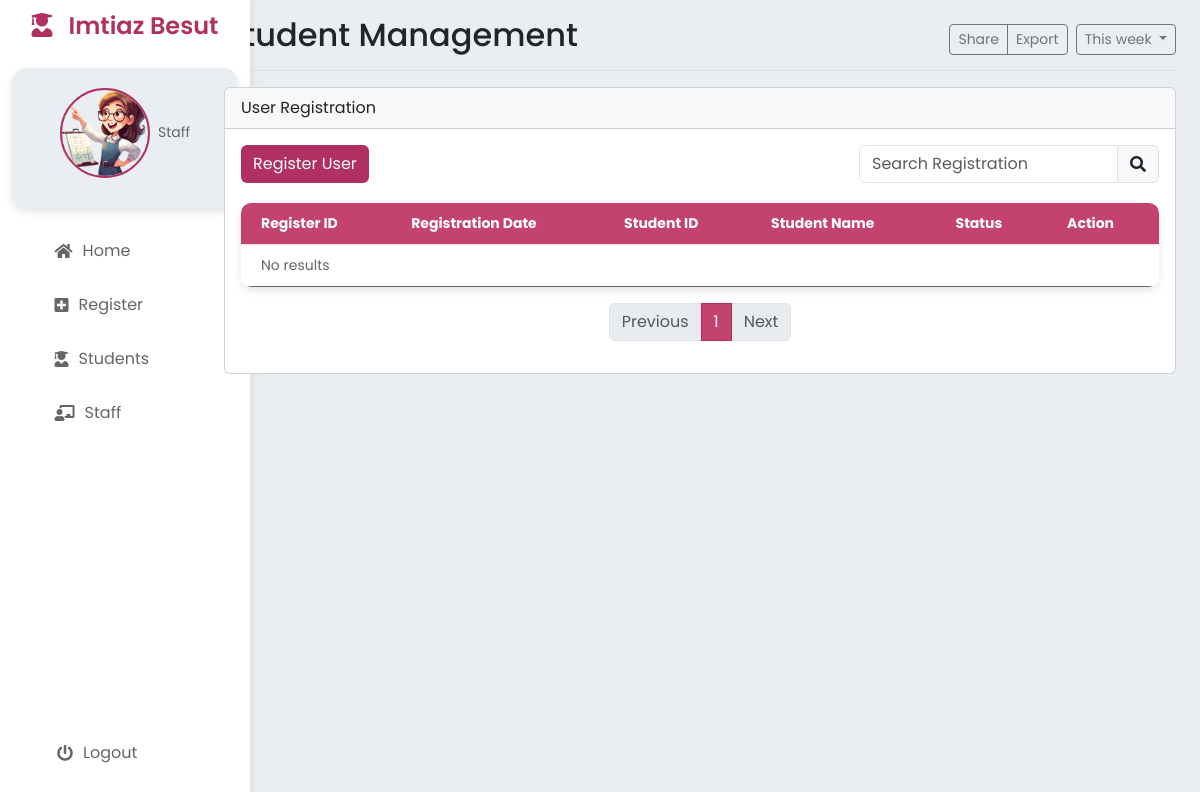
The page /StaffRegister.php on the database as committed earlier.
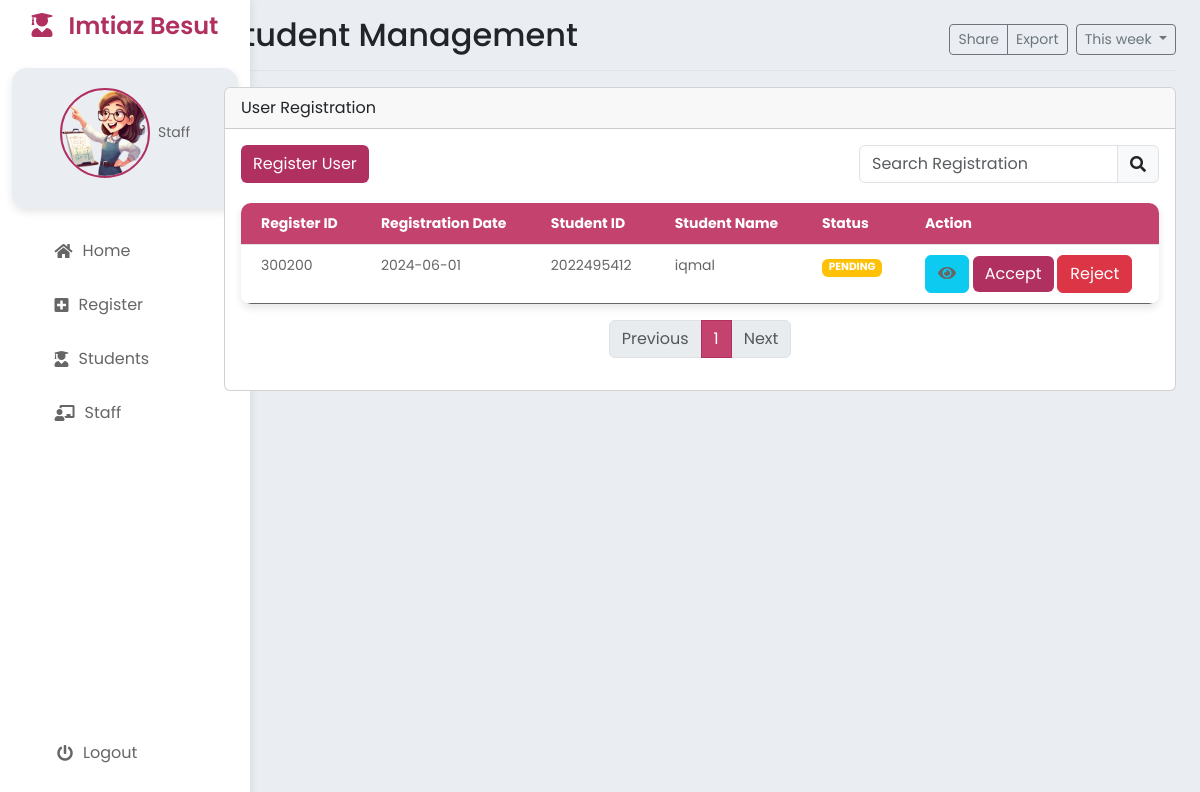
The same page on the database as committed later.
### tables this page shows
CREATE TABLE `register` (
  `registerID` int NOT NULL,
  `registerDate` date DEFAULT NULL,
  `registerStatus` varchar(20) DEFAULT 'PENDING',
  `studID` int DEFAULT NULL,
  `clerkID` int DEFAULT NULL
);

CREATE TABLE `student` (
  `studID` int NOT NULL,
  `studName` varchar(50) NOT NULL,
  `studIC` varchar(12) NOT NULL,
  `studDOB` date NOT NULL,
  `studPhone` varchar(15) NOT NULL,
  `studAddress` varchar(100) NOT NULL,
  `studRace` varchar(20) NOT NULL,
  `studEmail` varchar(30) DEFAULT NULL,
  `studPassword` varchar(30) NOT NULL
);

### StaffRegister.php (the view, shortened to what this page needs)
<?php
$title = "Student Management";
include 'StaffHeader.php';
?>
<div class="row">
    <div class="col-md-12">
        <div class="card mb-3">
            <div class="card-header">User Registration</div>
            <div class="card-body">
                <div class="d-flex justify-content-between mb-3">
                    <button type="button" class="btn btn-primary" data-bs-toggle="modal" data-bs-target="#addStudentModal">
                        Register User
                    </button>
                    <div class="input-group" style="width: 300px;">
                        <input type="text" id="searchInput" class="form-control" placeholder="Search Registration" onkeyup="searchRegistration()">
                        <span class="input-group-text"><i class="fas fa-search"></i></span>
                    </div>
                </div>
                <table class="table" id="studentTable">
                    <thead>
                        <tr>
                            <th>Register ID</th>
                            <th>Registration Date</th>
                            <th>Student ID</th>
                            <th>Student Name</th>
                            <th>Status</th>
                            <th>Action</th>
                        </tr>
                    </thead>
                    <tbody>
                        <?php
                        include 'process/db.php';
                        $sql = "select * FROM register r JOIN student s ON r.studID = s.studID";
                        $result = $conn->query($sql);
                        if ($result->num_rows > 0) {
                            while ($row = $result->fetch_assoc()) {
                                echo "<tr>";
                                echo "<td>" . $row["registerID"] . "</td>";
                                echo "<td>" . $row["registerDate"] . "</td>";
                                echo "<td>" . $row["studID"] . "</td>";
                                echo "<td>" . $row["studName"] . "</td>";
                                if ($row["registerStatus"] == 'PENDING') {
                                    echo "<td><span class='badge bg-warning'>" . $row["registerStatus"] . "</span></td>";
                                } else if ($row["registerStatus"] == 'ACCEPTED') {
                                    echo "<td><span class='badge bg-success'>" . $row["registerStatus"] . "</span></td>";
                                } else if ($row["registerStatus"] == 'REJECTED') {
                                    echo "<td><span class='badge bg-danger'>" . $row["registerStatus"] . "</span></td>";
                                }
                                echo "<td>";
                                echo "<a href='#' class='view btn btn-info' data-id='" . $row["registerID"] . "' data-name='" . $row["studName"] . "' data-date='" . $row["registerDate"] . "' data-studID='" . $row["studID"] . "'><i class='fas fa-eye'></i></a> ";
                                if ($row["registerStatus"] == 'PENDING') {
                                    echo "<a href='process/registerAccept.php?acceptID=" . $row["registerID"] . "' class='btn btn-primary'>Accept</a> ";
                                    echo "<a href='process/registerReject.php?rejectID=" . $row["registerID"] . "' class='btn btn-danger'>Reject</a>";
                                }
                                echo "</td>";
                                echo "</tr>";
                            }
                        } else {
                            echo "<tr><td colspan='6'>No results</td></tr>";
                        }
                        ?>
                    </tbody>
                </table>
                <nav aria-label="Page navigation example">
                    <ul class="pagination justify-content-center" id="pagination"></ul>
                </nav>
            </div>
        </div>
    </div>
</div>
</main>
</body>
</html>

### StaffHeader.php (shortened to what this page needs)
<!DOCTYPE html>
<html lang="en">
<head>
    <link href="https://cdn.jsdelivr.net/npm/bootstrap@5.3.3/dist/css/bootstrap.min.css" rel="stylesheet">
    <link rel="stylesheet" href="https://cdnjs.cloudflare.com/ajax/libs/font-awesome/5.15.3/css/all.min.css">
    <link rel="stylesheet" href="styles.css">
</head>
<body>
    <div class="container-fluid">
        <div class="row">
            <nav class="sidebar col-md-2 d-none d-md-block">
                <div class="logo mb-5">
                    <h4><i class="fas fa-user-graduate me-3"></i>Imtiaz Besut</h4>
                </div>
                <div class="profile mb-3 ">
                    <img src="staff.png" alt="">
                    <div class="profile-info ms-2">
                        <p>Staff</p>
                    </div>
                </div>
                <ul class="nav flex-column">
                    <li class="nav-item"><a href="StaffDashboard.php" class="nav-link"><i class="fas fa-home"></i>Home</a></li>
                    <li class="nav-item"><a href="StaffRegister.php" class="nav-link"><i class="fas fa-plus-square"></i>Register</a></li>
                    <li class="nav-item"><a href="StaffStudent.php" class="nav-link"><i class="fas fa-user-graduate"></i>Students</a></li>
                    <li class="nav-item"><a href="StaffStaff.php" class="nav-link"><i class="fas fa-chalkboard-teacher"></i>Staff</a></li>
                    <li class="nav-item logout"><a href="MainLogout.php" class="nav-link"><i class="fas fa-power-off"></i>Logout</a></li>
                </ul>
            </nav>
            <main class="col-md-10 ms-sm-auto col-lg-10 px-md-4">
                <div class="d-flex justify-content-between flex-wrap flex-md-nowrap align-items-center pt-3 pb-2 mb-3 border-bottom">
                    <h1 class="h2"><?php echo $title ?></h1>
                    <div class="btn-toolbar mb-2 mb-md-0">
                        <div class="btn-group me-2">
                            <button type="button" class="btn btn-sm btn-outline-secondary" onclick="printPage()">Share</button>
                            <button type="button" class="btn btn-sm btn-outline-secondary">Export</button>
                        </div>
                        <button type="button" class="btn btn-sm btn-outline-secondary dropdown-toggle">
                            This week
                        </button>
                    </div>
                </div>

### styles.css (style rules this page uses)
:root { --background-color: #EAEEF3; --pop-color: #fff; --active-font-color: #B03060; --softer-color: #c4436e; }
* { margin: 0; padding: 0; box-sizing: border-box; font-family: 'Poppins', sans-serif; }
body { display: flex; min-height: 100vh; background: var(--background-color); }
.sidebar { width: 250px; height: 100vh; background: var(--pop-color); position: fixed; display: flex; flex-direction: column; align-items: center; box-shadow: 0 0 10px rgba(0, 0, 0, 0.1); }
.logo { text-align: center; width: 100%; height: 60px; display: flex; justify-content: center; align-items: center; }
.logo h4 { font-size: 24px; font-weight: 600; color: var(--active-font-color); }
.profile { width: 100%; display: flex; justify-content: center; align-items: center; padding: 20px 0; margin-top: -40px; background-color: var(--background-color); border-radius: 15px; box-shadow: 0 4px 8px rgba(0, 0, 0, 0.1); transition: transform 0.3s; }
.profile img { width: 90px; height: 90px; border-radius: 50%; margin-bottom: 10px; border: 2px solid var(--active-font-color); }
.profile p { font-size: 14px; color: #666; }
.sidebar ul { list-style: none; width: 100%; padding: 0; }
.sidebar ul li { width: 100%; }
.sidebar ul li a { display: flex; align-items: center; padding: 10px 20px; text-decoration: none; width: 80%; margin: 5px auto; border-radius: 5px; color: #666; transition: background 0.3s, color 0.3s; }
.sidebar ul li a i { margin-right: 10px; }
.logout { position: absolute; bottom: 20px; }
.table { width: 100%; border-collapse: collapse; margin-top: 20px; box-shadow: 0 4px 8px rgba(0, 0, 0, 0.1); border-radius: 10px; overflow: hidden; }
.table thead th { background-color: var(--softer-color) ; color: #fff; font-size: 14px; text-align: left; padding: 10px 20px; }
.table tbody tr { border-bottom: 1px solid #f0f0f0; transition: background 0.3s; }
.table tbody tr:last-child { border-bottom: none; }
.table tbody td { font-size: 14px; color: #666; padding: 10px 20px; }
.btn-primary { background-color:var(--active-font-color); border: none; }
.table i { color: #666; }
.btn-primary { background-color: var(--active-font-color); border: none; }
a { color: var(--active-font-color); text-decoration: none; transition: color 0.3s; }

Rows that differ between the two databases and show on the page:
added register: registerID "300200", registerDate "2024-06-01", studID.studID "2022495412", studID.studName "iqmal", registerStatus "PENDING"
Other text that changed with them:
text no longer shown: "No results"
